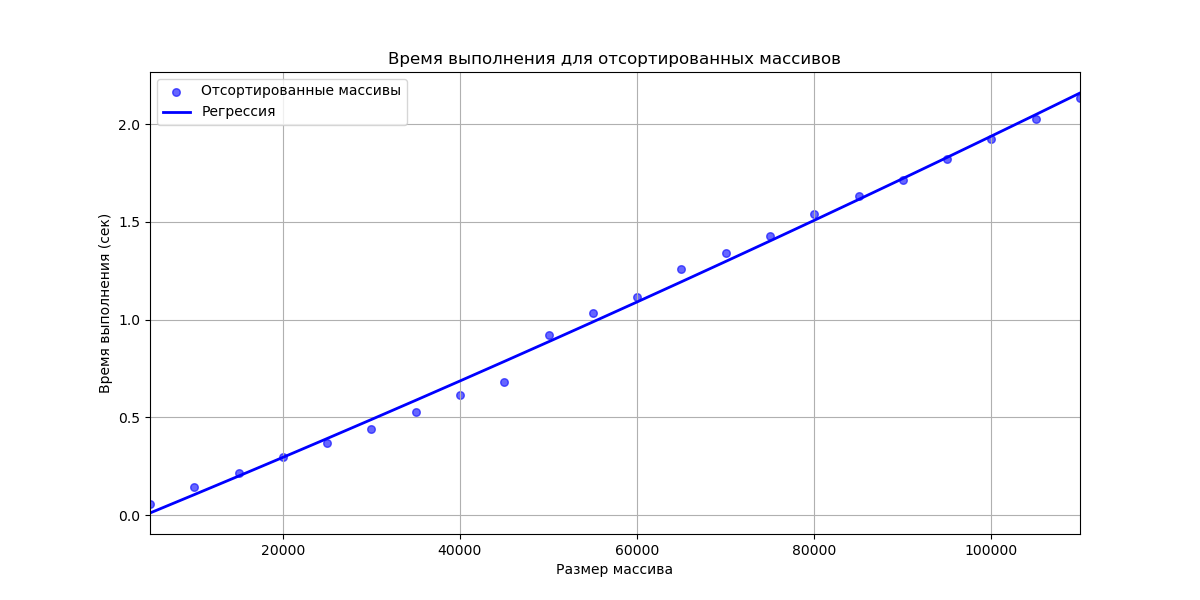

Generate this figure with Python:
import numpy as np
import matplotlib.pyplot as plt
from sklearn.preprocessing import PolynomialFeatures
from sklearn.linear_model import LinearRegression
import time

def pratt_sequence(n):
    gaps = []
    i = 0
    while True:
        for j in range(i + 1):
            gap = (2 ** i) * (3 ** j)
            if gap > n:
                return gaps
            gaps.append(gap)
        i += 1

def pratt_sort(arr):
    n = len(arr)
    gaps = pratt_sequence(n) 
    gaps.reverse()
    
    for gap in gaps:
        for i in range(gap, n):
            temp = arr[i]
            j = i
            while j >= gap and arr[j - gap] > temp:
                arr[j] = arr[j - gap]
                j -= gap
            arr[j] = temp
            
    return arr

np.random.seed(42)

sizes = np.arange(5000, 110001, 5000)

times_sorted = []

for size in sizes:
    arr_sorted = np.arange(size) 
    start_time = time.time()
    pratt_sort(arr_sorted) 
    end_time = time.time()
    times_sorted.append(end_time - start_time)
    print(size, end_time - start_time)

poly_sorted = PolynomialFeatures(degree=2)
N_b_poly_sorted = poly_sorted.fit_transform(sizes.reshape(-1, 1))
model_sorted = LinearRegression()
model_sorted.fit(N_b_poly_sorted, times_sorted)
y_predict_sorted = model_sorted.predict(N_b_poly_sorted)

plt.figure(figsize=(12,6)) 
plt.scatter(sizes, times_sorted, label='Отсортированные массивы', color='blue', alpha=0.6, s=30) 
plt.plot(sizes, y_predict_sorted, label='Регрессия', color='blue', linewidth=2) 
plt.title('Время выполнения для отсортированных массивов') 
plt.xlabel('Размер массива') 
plt.ylabel('Время выполнения (сек)') 
plt.xlim(5000, 110000) 
plt.grid() 
plt.legend() 
plt.show()
